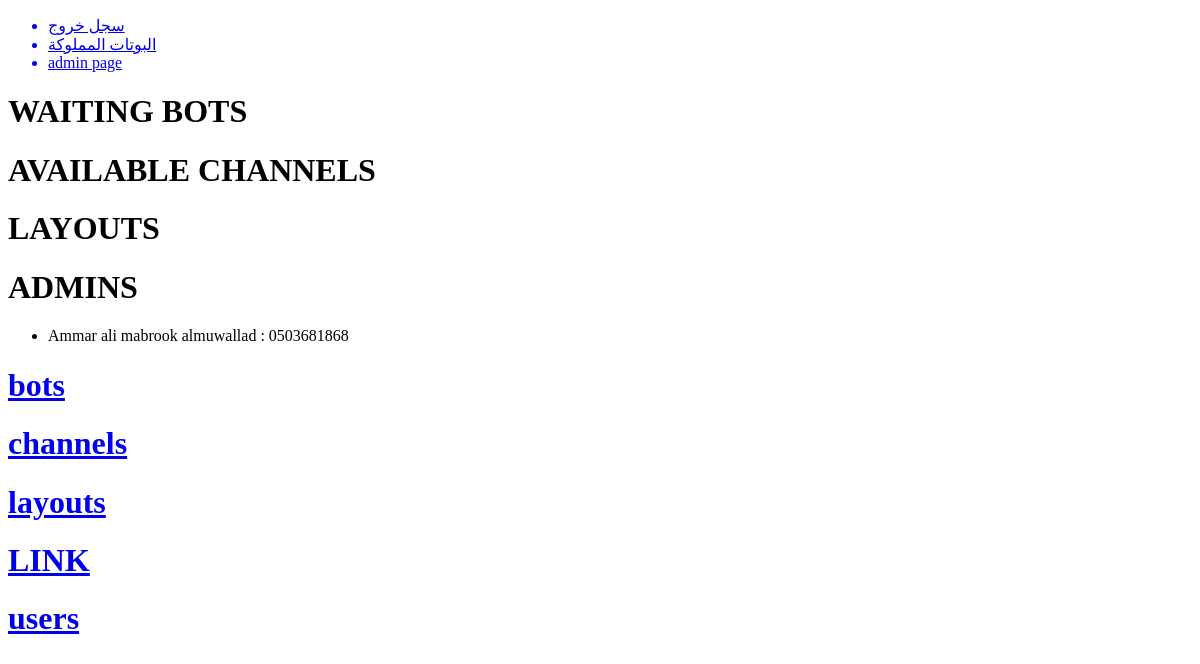
Page /admin (signed in) on the earlier database version.
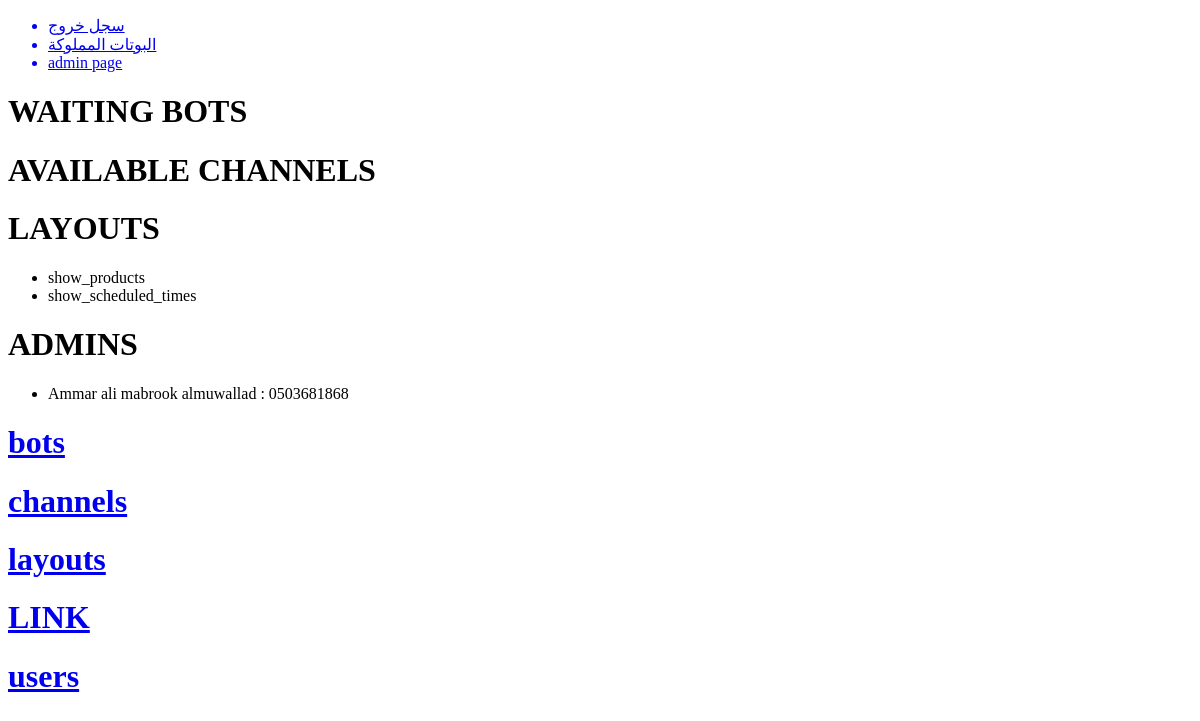
Same page on the later database version.
### CHATBOT/models.py (models this page shows, shortened)
class User(db.Model, UserMixin):
    id = db.Column(db.Integer, primary_key=True)
    username = db.Column(db.String(60), unique=True, nullable=False)
    password = db.Column(db.String(255), nullable=False)
    email = db.Column(db.String(255), nullable=False, unique=True)
    number = db.Column(db.String(20), nullable=False, unique=True)
    full_name = db.Column(db.String(255), nullable=False, unique=True)
    bots = db.relationship("BotModel", backref="user", cascade="all,delete")
    is_admin = db.Column(db.Boolean, default=False)
    rank = db.Column(db.String(255), nullable=True)
    create_date = db.Column(db.DateTime, nullable=False, default=datetime.utcnow)
    update_date = db.Column(db.DateTime, nullable=False, default=datetime.utcnow)

class LayoutModel(db.Model): # represents how a command should be treated (we create the layouts)
    id = db.Column(db.Integer, primary_key=True) # add a description
    name = db.Column(db.String(50), nullable=False, unique=True) # maybe make this the primary_key
    menues = db.relationship("MenueModel", backref="layout")
    viewable_object_id = db.relationship("ViewableObjectModel", backref="layout")
    create_date = db.Column(db.DateTime, nullable=False, default=datetime.utcnow)
    update_date = db.Column(db.DateTime, nullable=False, default=datetime.utcnow)

### CHATBOT/routes.py (the view)
@app.route("/admin")
@login_required
def admin():
    if not current_user.is_admin:
        return redirect(url_for("index"))
    layouts = LayoutModel.query.all()
    available_channels = ChannelModel.query.filter_by(bot=None)
    waiting_bots = BotModel.query.filter_by(channel=None)
    admins = User.query.filter_by(is_admin=True)
    return render_template("admin.html", layouts=layouts, available_channels=available_channels, waiting_bots=waiting_bots, admins=admins)

### CHATBOT/models.py (called while the page is built)
@login_manager.user_loader
def load_user(user_id):
    return User.query.get(user_id)

### CHATBOT/routes.py (called while the page is built)
@app.context_processor
def utility_processor():
    def get_text(tag, language_list):
        return next(x.get("description") for x in language_list if x.get("tag") == tag)
    return dict(get_text=get_text)

### CHATBOT/templates/admin.html (shortened to what this page needs)
{% extends "layout.html" %}
{% block content %}
    <h1>WAITING BOTS</h1>
    <h1>AVAILABLE CHANNELS</h1>
    <h1>LAYOUTS</h1>
    <ul>
        {% for layout in layouts %}
        <li>{{ layout.name }}</li>
        {% endfor %}
    </ul>
    <h1>ADMINS</h1>
    <ul>
        {% for admin in admins %}
        <li>{{ admin.full_name }} : {{ admin.number }}</li>
        {% endfor %}
    </ul>
    <a href="{{ url_for('admin_bots') }}"><h1>bots</h1></a>
    <a href="{{ url_for('admin_channels') }}"><h1>channels</h1></a>
    <a href="{{ url_for('admin_layouts') }}"><h1>layouts</h1></a>
    <a href="{{ url_for('admin_linker') }}"><h1>LINK</h1></a>
    <a href="{{ url_for('admin_users') }}"><h1>users</h1></a>
{% endblock %}

### CHATBOT/templates/layout.html (shortened to what this page needs)
<!DOCTYPE html>
<html lang="en">
<head>
</head>
<body>
    <ul>
        {% if current_user.is_authenticated %}
        <a href="{{ url_for('logout') }}"><li>سجل خروج</li></a>
        <a href="{{ url_for('bots') }}"><li>البوتات المملوكة</li></a>
        {% if current_user.is_admin %}
        <a href="{{ url_for('admin') }}"><li>admin page</li></a>
        {% endif %}
        {% else %}
        <a href="{{ url_for('login') }}"><li>سجل دخول</li></a>
        {% endif %}
    </ul>
    {% block content %}
    {% endblock %}
</body>
</html>

Differences in the rows shown:
added LayoutModel: name "show_products"
added LayoutModel: name "show_scheduled_times"
